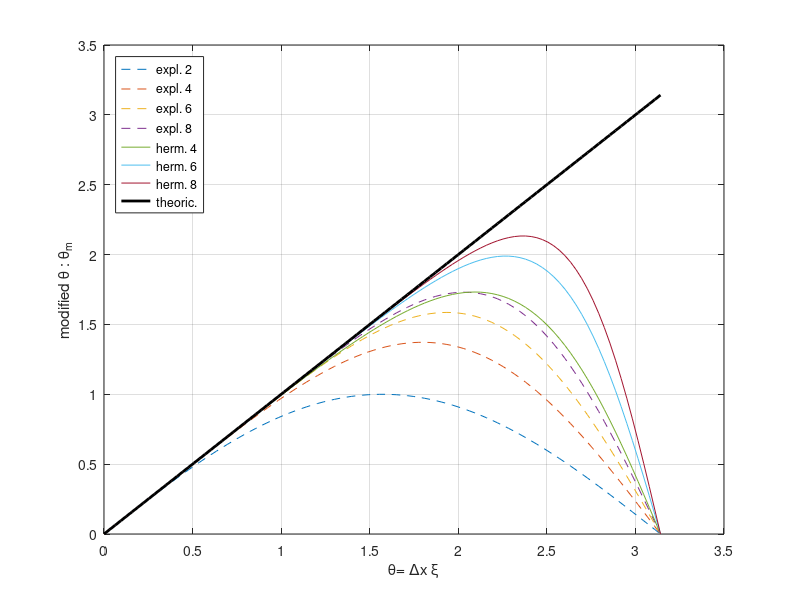

Here is the MATLAB script that generated this plot:
clc; clear all; close all;

teta=linspace(0,pi,100);

se2=sin(teta);
se4=(4/3)*sin(teta)-(1/3)*sin(2*teta)/2;
se6=3/2*sin(teta)-3/5*sin(2*teta)/2+1/10*sin(3*teta)/3;
se8=8/5*sin(teta)-4/5*sin(2*teta)/2+8/35*sin(3*teta)/3-1/35*sin(4*teta)/4;

sc4=sin(teta)./(2/3+2*(1/6*cos(teta)));
sc6=(14/9*sin(teta)+1/18*sin(2*teta))./(1+(2/3)*cos(teta));
sc8=((25/16)*sin(teta)+(1/5)*sin(2*teta)/2-(1/80)*sin(3*teta)/3)./(1+2*(3/8)*cos(teta));

figure(1)
plot(teta,se2,'--',teta,se4,'--',teta,se6,'--',teta,se8,'--',teta,sc4,'-',teta,sc6,'-',teta,sc8,'-',teta,teta,'k-','Linewidth',2)
legend('expl. 2','expl. 4','expl. 6','expl. 8','herm. 4','herm. 6','herm. 8','theoric.','Location','northwest')
xlabel('\theta= \Deltax \xi')
ylabel('modified \theta : \theta_m')
grid on